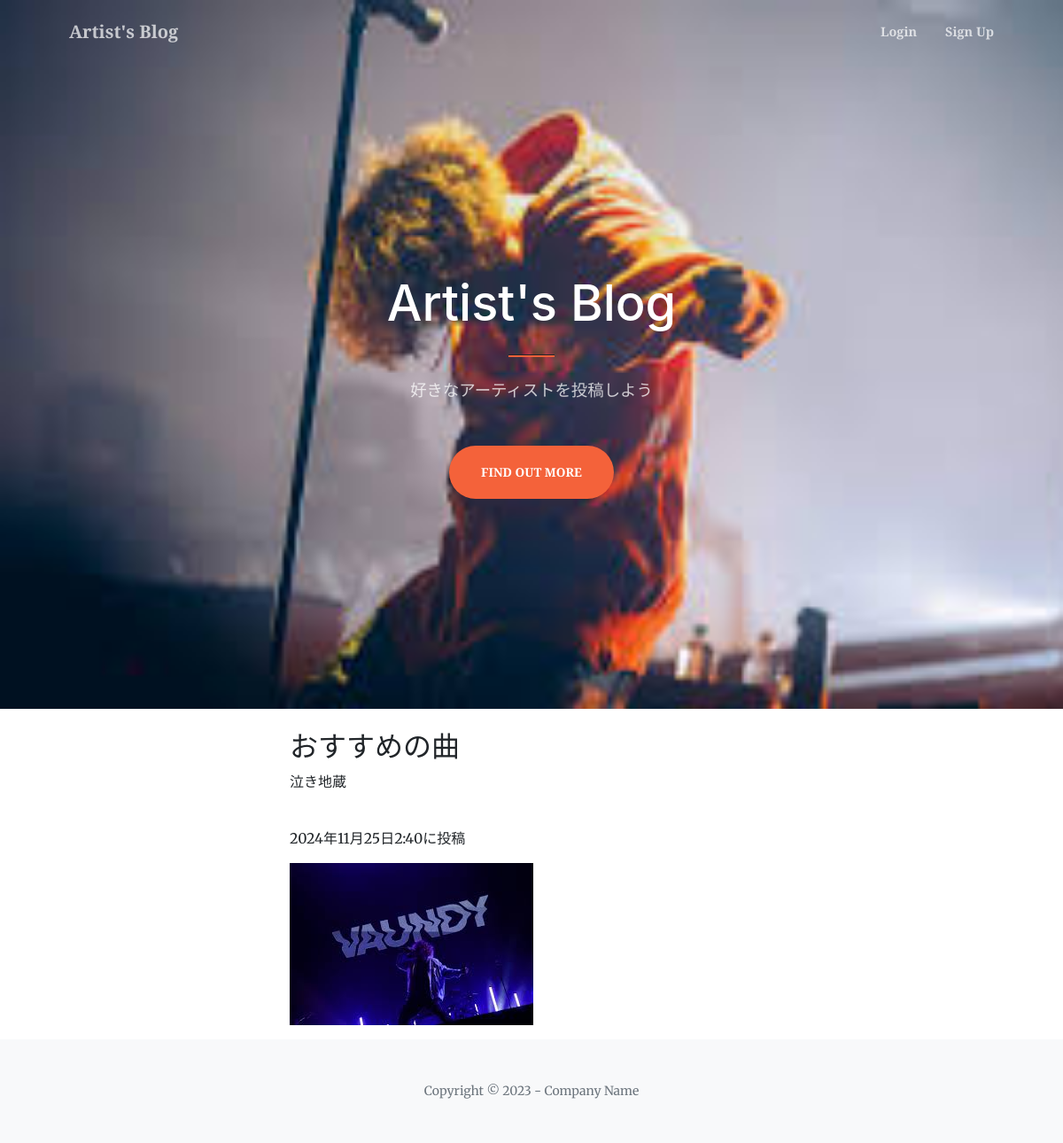
Screenshot of /photo-detail/15 with the database file from the repository.
### abc_app/models.py (models this page shows, shortened)
class PhotoPost(models.Model):
    username = models.ForeignKey(
        CustomUser,
        verbose_name='ユーザー',
        on_delete=models.CASCADE
        )
    category = models.ForeignKey(
        Category,
        verbose_name='カテゴリ',
        on_delete=models.PROTECT
        )
    title = models.CharField(
        verbose_name='タイトル',
        max_length=200
        )
    comment = models.TextField(
        verbose_name='コメント',
        )
    image1 = models.ImageField(
        verbose_name='イメージ1',
        upload_to = 'photos'
        )
    image2 = models.ImageField(
        verbose_name='イメージ2',
        upload_to = 'photos',
        blank=True,
        null=True
        )
    posted_at = models.DateTimeField(
        verbose_name='投稿日時',
        auto_now_add=True
        )

### abc_app/views.py (the view)
# urls.py: path('photo-detail/<int:pk>',views.DetailView.as_view(),name = 'photo_detail'),
class DetailView(DetailView):
    template_name = 'detail.html'
    model = PhotoPost

### abc_app/templates/detail.html (shortened to what this page needs)
{% extends 'base.html' %}
    {% block contents %}
      <br>
      <div class="container">
        <div class="row">
          <div class="col offset-3">
            <h2>{{object.title}}</h2>
            <p>{{object.comment}}</p>
            <br>
            <p>{{object.posted_at}}に投稿</p>
            <p><img src="{{ object.image1.url }}"></img></p>
    {% endblock %}

### rows the page displays
PhotoPost: title "おすすめの曲", comment "泣き地蔵", posted_at "2024年11月25日2:40", image1 (picture)
